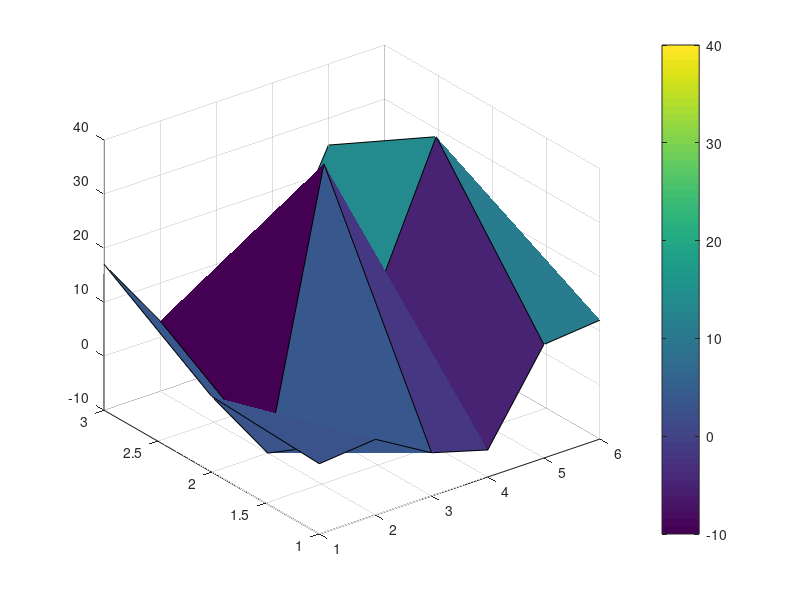
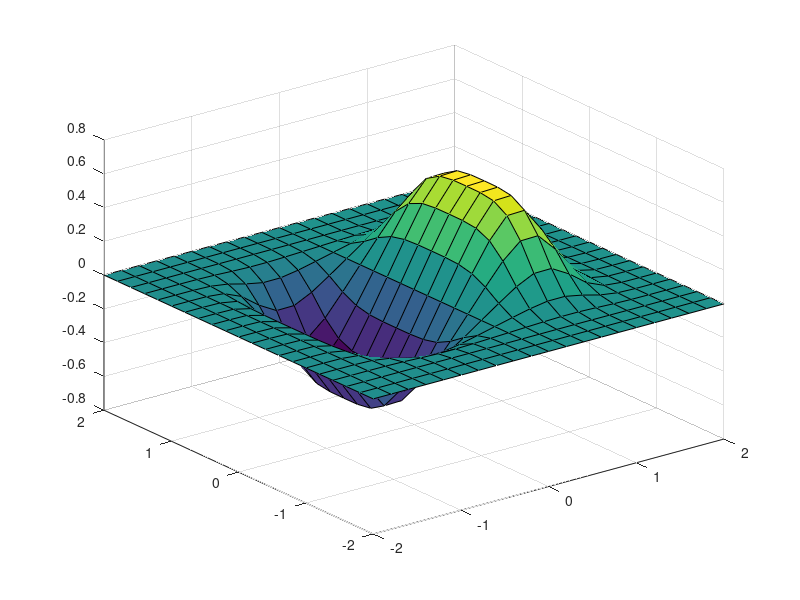

Recreate these plots in MATLAB, in order.
%% 3D Plotting Test in Matlab
% Author: Mark Yost
% Email: yost772@gmail.com
% Last Edited 1/7/2018

%% 3D Plotting with cftool
clear all
close all;

X=[5;11;-3;14];
Y=[1;-2;3;-5];
Z=[-6;-0.25;11;3];
%cftool(X,Y,Z)

%% 3D Plotting with the surf command

%Plotting an array
set=[3,4,-2,-5,11,12;4,-10,40,14,38,2;17,3,-0.5,4,25,4];
surf(set)
colorbar %enables colorbar on RHS of plot
figure

%Plotting a user-defined mesh
[x,y] = meshgrid(-2:.2:2);
z = x.* exp(-x.^4-y.^4);
surf(x,y,z) %surf fills in the squares, mesh only shows the connecting lines

